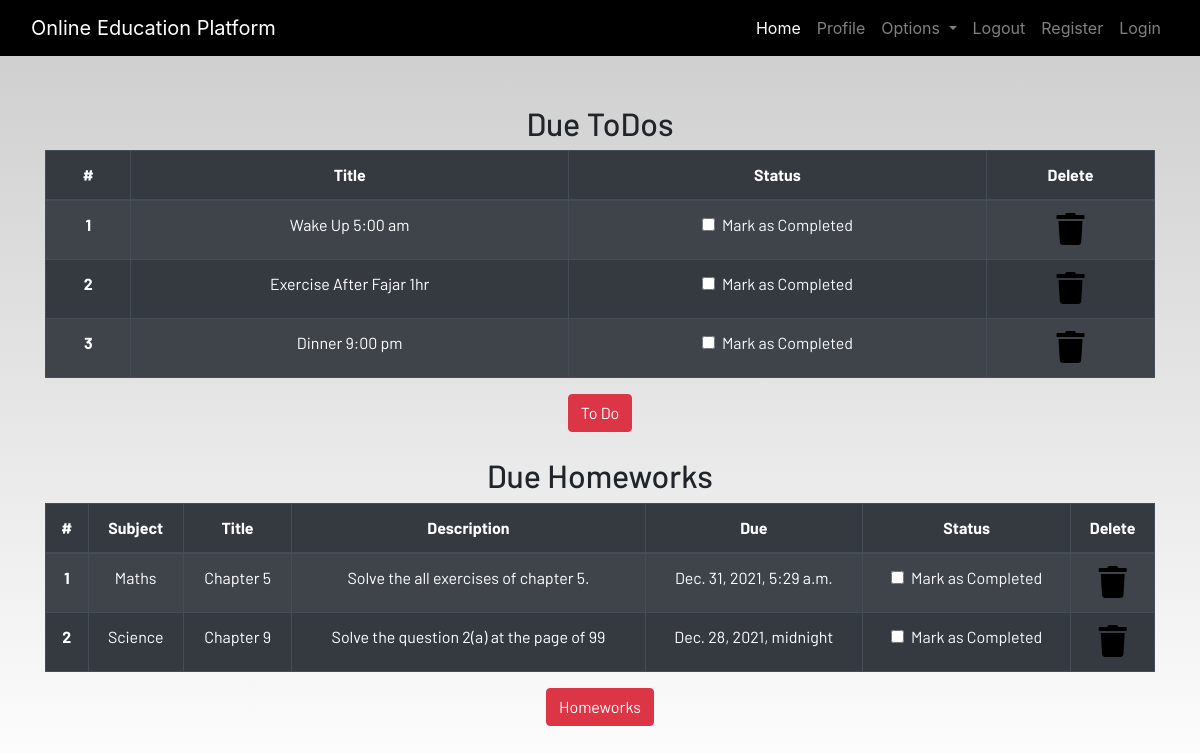
The page /profile/ (signed in) on the database as committed earlier.
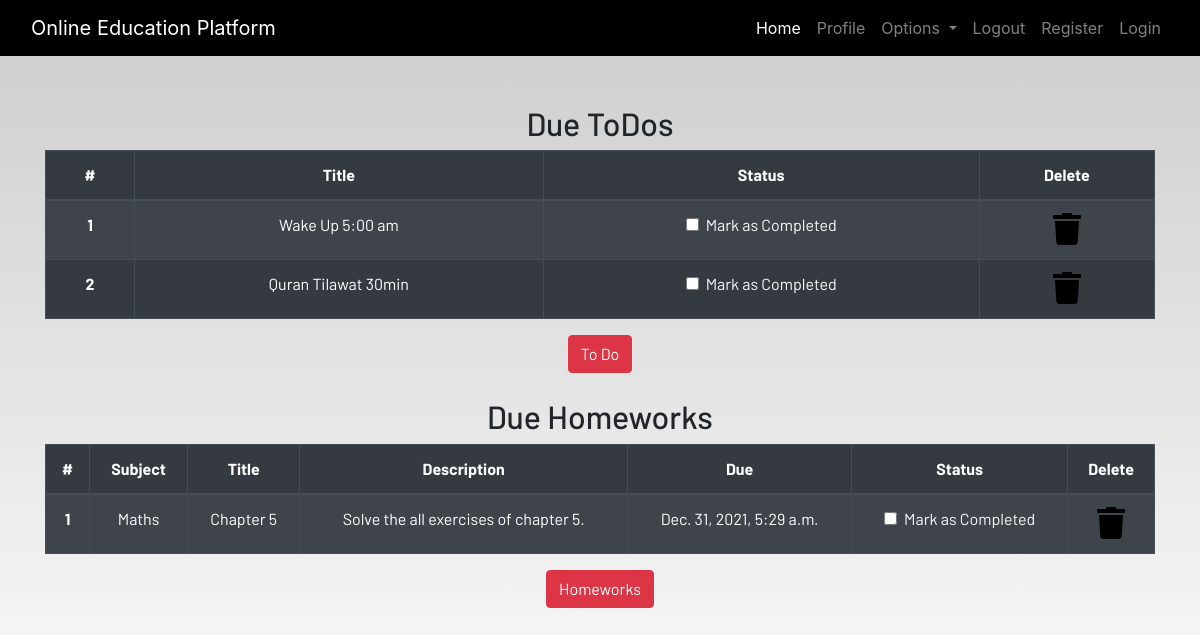
The same page on the database as committed later.
### edu/models.py (models this page shows, shortened)
class Todo(models.Model):
    user = models.ForeignKey(User, on_delete=models.CASCADE)
    title = models.CharField(max_length=200)
    is_finished = models.BooleanField(default=False)

class Homework(models.Model):
    user = models.ForeignKey(User, on_delete=models.CASCADE)
    subject = models.CharField(max_length=50)
    title = models.CharField(max_length=200)
    description = models.TextField()
    due = models.DateTimeField()
    is_finished = models.BooleanField(default=False)

### edu/views.py (the view)
# urls.py: path('profile/', edu_views.profile, name = 'profile'),
def profile(request):
    homeworks = Homework.objects.filter(is_finished = False, user = request.user)
    todos = Todo.objects.filter(is_finished = False, user = request.user)
    if len(homeworks) == 0:
        homework_done = True
    else:
        homework_done = False
    if len(todos) == 0:
        todos_done = True
    else:
        todos_done = False
    context = {
        'homeworks': homeworks,
        'todos': todos,
        'homework_done': homework_done,
        'todos_done': todos_done
    }
    return render(request, 'edu/profile.html', context)

### edu/templates/edu/profile.html
{% extends 'edu/base.html' %}
{% load static %}
{% load crispy_forms_tags%}
{% block content %}
<section class="text-center">
    <div class="container">
        {% if not todos_done %}
        <h2>Due ToDos</h2>
        <table class="table table-striped table-bordered table-hover table-dark">
            <thead>
                <tr>
                    <th scope="col">#</th>
                    <th scope="col">Title</th>
                    <th scope="col">Status</th>
                    <th scope="col">Delete</th>
                </tr>
            </thead>
            <tbody>
                {% for todo in todos %}
                <tr>
                    <th scope="row">{{forloop.counter}}</th>
                    <td>{{todo.title}}</td>
                    <td>
                        <a href="{% url 'update-todo' todo.id %}">
                            <div class="form-check">
                                {% if todo.is_finished == True %}
                                    <input class="form-check-input" type="checkbox" value="" checked>
                                {% else %}
                                    <input class="form-check-input" type="checkbox" value="">
                                {% endif %}
                                <label class="form-check-label text-light" for="flexCheckDefault">
                                    Mark as Completed
                                </label>
                            </div>
                        </a>
                    </td>
                    <td><a href="{% url 'delete-todo' todo.id %}"><i class="fa fa-trash fa-2x"></i></a></td>
                </tr>
                {% endfor %}
            </tbody>
        </table>
        {% else %}
            <h3>All To dos are completed!!!!</h3>
        {% endif %}
        <a href="{% url 'todo' %}" class="btn btn-danger">To Do</a>
        <br><br>
        {% if not homeworks_done %}
        <h2>Due Homeworks</h2>
        <table class="table table-striped table-bordered table-hover table-dark">
            <thead>
                <tr>
                    <th scope="col">#</th>
                    <th scope="col">Subject</th>
                    <th scope="col">Title</th>
                    <th scope="col">Description</th>
                    <th scope="col">Due</th>
                    <th scope="col">Status</th>
                    <th scope="col">Delete</th>
                </tr>
            </thead>
            <tbody>
                {% for homework in homeworks %}
                <tr>
                    <th scope="row">{{forloop.counter}}</th>
                    <td>{{homework.subject}}</td>
                    <td>{{homework.title}}</td>
                    <td>{{homework.description}}</td>
                    <td>{{homework.due}}</td>
                    <td>
                        <a href="{% url 'update-homework' homework.id %}">
                            <div class="form-check">
                                {% if homework.is_finished == True %}
                                    <input class="form-check-input" type="checkbox" value="" checked>
                                {% else %}
                                    <input class="form-check-input" type="checkbox" value="">
                                {% endif %}
                                <label class="form-check-label text-light" for="flexCheckDefault">
                                    Mark as Completed
                                </label>
                            </div>
                        </a>
                    </td>
                    <td><a href="{% url 'delete-homework' homework.id %}"><i class="fa fa-trash fa-2x"></i></a></td>
                </tr>
                {% endfor %}
            </tbody>
        </table>
        {% else %}
            <h3>All To homeworks are completed!!!!</h3>
        {% endif %}
        <a href="{% url 'homework' %}" class="btn btn-danger">Homeworks</a>
    </div>
</section>
{% endblock content %}

### edu/templates/edu/base.html (shortened to what this page needs)
<!DOCTYPE html>
{% load static %}
<html lang="en">
<head>
  <link rel="stylesheet" href="https://stackpath.bootstrapcdn.com/bootstrap/4.3.1/css/bootstrap.min.css"
 />
  <link rel="stylesheet" href="https://use.fontawesome.com/releases/v5.7.2/css/all.css"
 />
  <link rel="stylesheet" href="{% static 'css/main.css' %}" />
</head>
<body>
  <header>
    <nav class="navbar navbar-expand-lg navbar-dark bg-dark">
      <div class="container-fluid">
        <a class="navbar-brand" href="{% url 'home' %}">Online Education Platform</a>
        <div class="collapse navbar-collapse justify-content-end" id="navbarSupportedContent">
          <ul class="navbar-nav mb-2 mb-lg-0">
            <li class="nav-item">
              <a class="nav-link active" aria-current="page" href="{% url 'home' %}">Home</a>
            </li>
            <li class="nav-item">
              <a class="nav-link" href="{% url 'profile' %}">Profile</a>
            </li>
            <li class="nav-item dropdown">
              <a class="nav-link dropdown-toggle" href="#" id="navbarDropdown" role="button" data-toggle="dropdown"
                aria-haspopup="true" aria-expanded="false">
                Options
              </a>
            </li>
            <li class="nav-item">
              <a class="nav-link" href="{% url 'logout' %}">Logout</a>
            </li>
            <li class="nav-item">
              <a class="nav-link" href="{% url 'register' %}">Register</a>
            </li>
            <li class="nav-item">
              <a class="nav-link" href="{% url 'login' %}">Login</a>
            </li>
          </ul>
        </div>
      </div>
    </nav>
  </header>
  <br /><br />
  <main>
    {% block content %}
    {% endblock content %}
  </main>
</body>
</html>

### edu/static/css/main.css (style rules this page uses)
html { scroll-behavior: smooth; height: 100%; width: 100%; }
main { font-family: Barlow, Quicksand, Rubik, sans-serif, serif, 'Times New Roman', Times, serif !important; }
.navbar { background-color: rgb(0, 0, 0) !important; }
a { text-decoration: none !important; color: black; }
html, body { max-width: 100%; overflow-x: hidden; height: 100%; width: 100%; }
body { background: linear-gradient(rgba(0, 0, 0, 0.2), rgba(255, 255, 255, 0.5)); overflow-x: hidden; background-repeat: no-repeat; }
.fa { color: black; }

Rows that differ between the two databases and show on the page:
removed Todo: title "Exercise After Fajar 1hr"
removed Todo: title "Dinner 9:00 pm"
removed Homework: subject "Science", title "Chapter 9", description "Solve the question 2(a) at the page of 99", due "Dec. 28, 2021, midnight"
added Todo: title "Quran Tilawat 30min"
